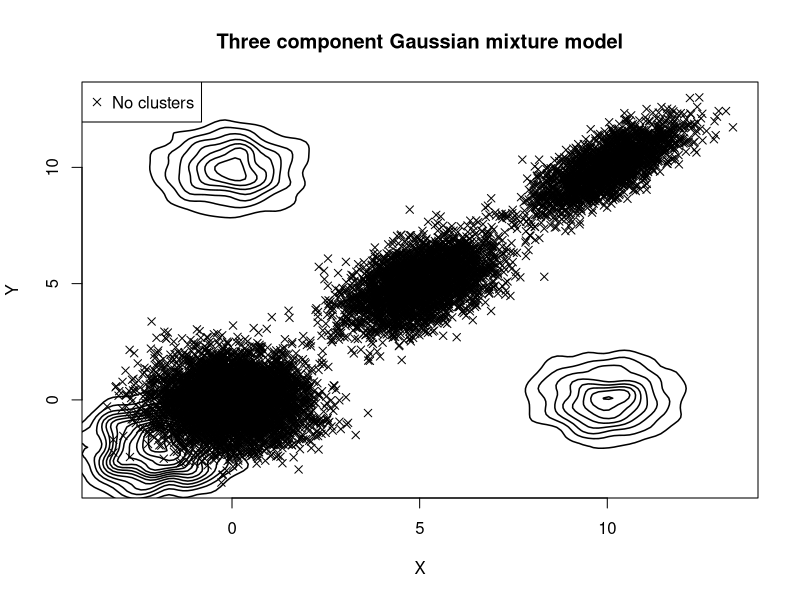
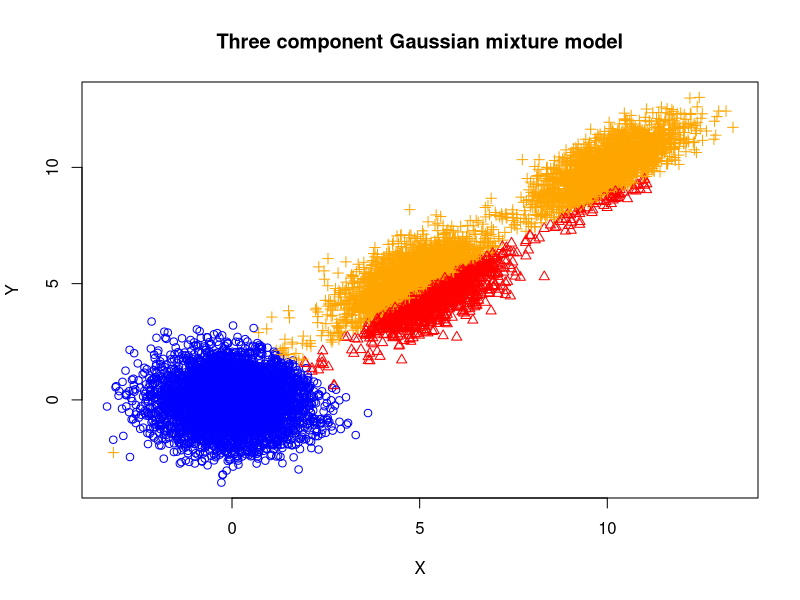

The R source for these figures, in order: (Note: this script raises an error after producing the figures.)
library(mvtnorm)
library(MASS)

# Create a 'true' data set (an easy one)
.create.data <- function(n)
{
  l <- list()
  l[[1]] <- list(component=1,
                 mixing.weight=0.5,
                 means=c(0,0),
                 cov=matrix(c(1,0,0,1), ncol=2, byrow=T))
  l[[2]] <- list(mixing.weight=0.3,
                 component=2,
                 means=c(5,5),
                 cov=matrix(c(1, 0.5, 0.5, 1), ncol=2, byrow=T))
  l[[3]] <- list(mixing.weight=0.2,
                 component=3,
                 means=c(10,10),
                 cov=matrix(c(1,0.75,0.75,1), ncol=2, byrow=T))
  
  do.call("rbind",sapply(l, function(e) {
    dat <- mvtnorm::rmvnorm(e$mixing.weight * n, e$means, e$cov)
    cbind(component=e$component,
          x1=dat[,1],
          x2=dat[,2])
  }))
}

# Function for covariance update
.cov <- function(n, r, dat, m, N.k)
{
  (t(r * (dat[,2:3] -m))  %*%  (( dat[,2:3]-m))) / N.k
}

# Generate starting values for means/covs/mixing weights
.init <- function()
{
  l <- list()
  l[[1]] <- list(mixing.weight=0.1,
                 means=c(-2, -2),
                 cov=matrix(c(1,0,0,1), ncol=2, byrow=T))
  l[[2]] <- list(mixing.weight=0.1,
                 means=c(10, 0),
                 cov=matrix(c(1,0,0,1), ncol=2, byrow=T))
  l[[3]] <- list(mixing.weight=0.8,
                 means=c(0, 10),
                 cov=matrix(c(1,0,0,1), ncol=2, byrow=T))
  
  l
}

# Plot the 2D contours of the estimated Gaussian components
.contour <- function(means, cov, l)
{
  X <- mvtnorm::rmvnorm(1000, means, cov)
  z <- MASS::kde2d(X[,1], X[,2], n=50)
  contour(z, drawlabels=FALSE, add=TRUE, lty=l, lwd=1.5)
}

# Do a scatter plot
.scatter <- function(dat, clusters)
{
  plot(dat[,2], dat[,3],
       xlab="X", ylab="Y", main="Three component Gaussian mixture model",
       col=c("blue", "red", "orange", "black")[clusters],
       pch=(1:4)[clusters])
  col    <- c("blue", "red", "orange")
  pch    <- 1:3
  legend <- paste("Cluster", 1:3)
  if (clusters == 4) {
    col <- "black"
    pch <- 4
    legend = "No clusters"
  }
  legend("topleft", col=col, pch=pch, legend=legend)
}

n   <- 10000
# create data with n samples
dat <- .create.data(n)
repeat
{
  # set initial parameters
  l    <- .init()
  # plot initial data
  .scatter(dat, 4)
  invisible(lapply(1:3, function(e) .contour(l[[e]]$means, l[[e]]$cov, 1)))
  # Usually we would do a convergence criterion, e.g. compare difference of likelihoods
  # but this will suffice for the hands on
  for (i in seq(50))
  {
    
    ### E step
    
    # Compute the sum of all responsibilities (for normalization)
    r <- sapply(l, function(r)
    {
      r$mixing.weight *  mvtnorm::dmvnorm(dat[,2:3], r$means, r$cov)
    })
    r <- apply(r, 1, sum)
    # Compute the responsibilities for each sample
    rs <- sapply(l, function(e)
    {
      e$mixing.weight * mvtnorm::dmvnorm(dat[,2:3], e$means, e$cov) / r
    })
    # Compute number of points per cluster
    N.k <- apply(rs, 2, sum)
    
    
    ### M step
    
    # Compute the new means
    m <- lapply(1:3, function(e)
    {
      apply(rs[,e] * dat[,2:3], 2, sum) / N.k[e]
    })
    # Compute the new covariances
    c <- lapply(1:3, function(e)
    {
      .cov(n, rs[,e], dat, m[[e]], N.k[e])
    })
    # Compute the new mixing weights
    mi <- N.k / n
    # Update the old parameters
    l <- lapply(1:3, function(e)
    {
      list(mixing.weight = mi[e], means=m[[e]], cov=c[[e]])
    })
    # Plot a 2D density (contour) to show the estimated means and covariances
    if (i %% 5 == 0)
    {
      Sys.sleep(1.5)
      .scatter(dat, apply(rs, 1, which.max))
      invisible(lapply(1:3, function(e) .contour(l[[e]]$means, l[[e]]$cov, e + 1)))
    }
  }
}